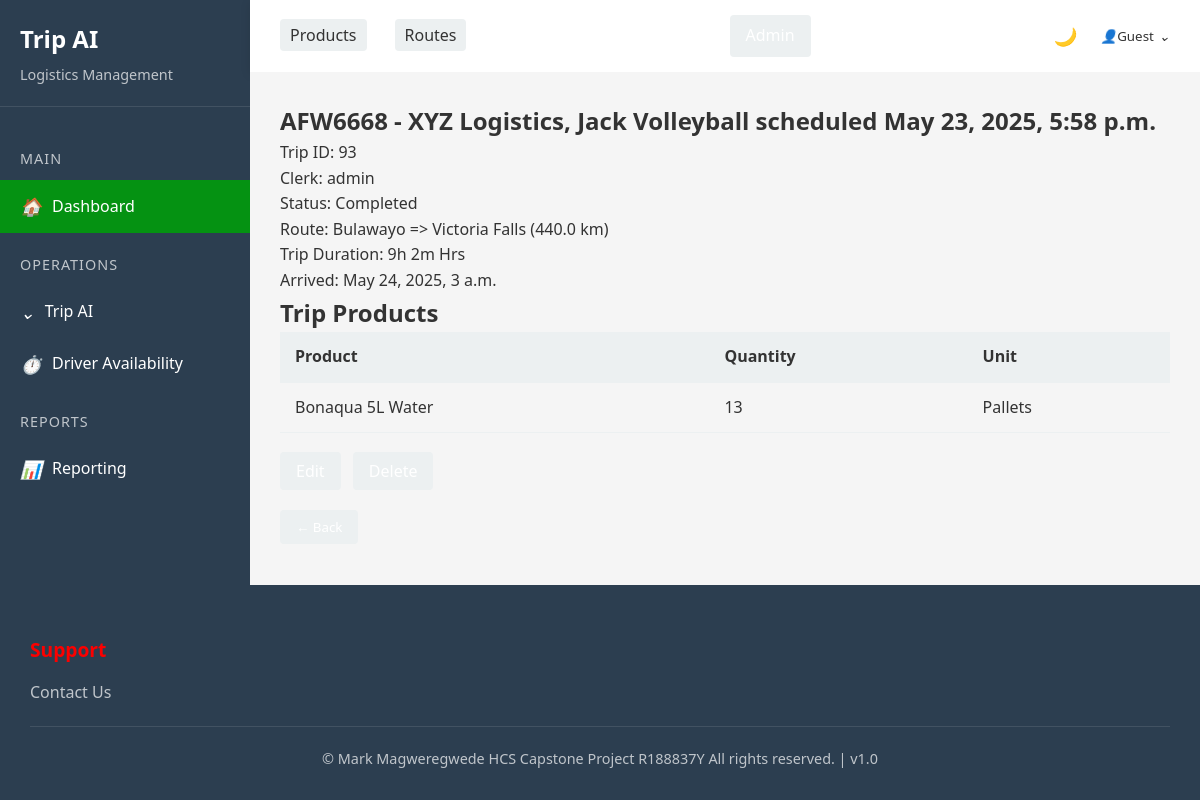
The page /app/trip/93/ on the database its author committed.
### triplog/models.py (models this page shows, shortened)
class Trip(models.Model):
    truck = models.ForeignKey(Truck, on_delete=models.CASCADE, related_name="trips")
    driver = models.ForeignKey(Driver, on_delete=models.CASCADE, related_name="trips")
    departure_time = models.DateTimeField()
    arrival_time = models.DateTimeField(null=True, blank=True)
    status = models.CharField(max_length=20, choices=[("Ongoing", "Ongoing"), ("Completed", "Completed")], default="Ongoing")
    clerk = models.ForeignKey("auth.User",on_delete=models.CASCADE)

class Truck(models.Model):
    plate_number = models.CharField(max_length=7, unique=True)
    capacity_kg = models.FloatField()
    truck_company = models.ForeignKey(TruckCompany, on_delete=models.CASCADE, related_name="trucks")
    status = models.CharField(max_length=50, choices=[("Active", "Active"),("In Use", "In Use"),("Maintenance", "Maintenance")])
    def __str__(self):
        return f"{self.plate_number} - {self.truck_company.name}"

class TruckCompany(models.Model):
    name = models.CharField(max_length=255)
    contact = models.CharField(max_length=20)
    email = models.CharField(max_length=30)
    address = models.CharField(max_length=255)

class Driver(models.Model):
    name = models.CharField(max_length=255)
    license_number = models.CharField(max_length=10, unique=True)
    assigned_truck = models.OneToOneField(
        Truck, on_delete=models.SET_NULL, null=True, blank=True,unique=True)
    contact = models.CharField(max_length=10)
    def __str__(self):
        return self.name

class TripRoute(models.Model):
    trip = models.ForeignKey(Trip, on_delete=models.CASCADE, related_name="trip_routes")
    route = models.ForeignKey(Route, on_delete=models.CASCADE)
    actual_time_min = models.IntegerField(editable=True, null=True, blank=True)  # Auto-calculated field

class Route(models.Model):
    origin = models.CharField(max_length=255)
    destination = models.CharField(max_length=255)
    distance_km = models.FloatField()
    estimated_time_min = models.IntegerField()

class TripProduct(models.Model):
    trip = models.ForeignKey(Trip, on_delete=models.CASCADE, related_name="trip_products")
    product = models.ForeignKey(Product, on_delete=models.CASCADE)
    quantity = models.IntegerField()
    unit = models.CharField(max_length=50, choices=[("Pallets", "Pallets"), ("Cases", "Cases")])

class Product(models.Model):
    name = models.CharField(max_length=255)
    category = models.CharField(max_length=20, choices=[("Water", "Water"), ("Cordial", "Cordial"),("Juice","Juice")])
    description = models.TextField()

### triplog/views.py (the view)
# urls.py: path("trip/<int:pk>/", TripDetailView.as_view(), name="trip_detail"),
class TripDetailView(DetailView):
    model = Trip
    template_name = "trip/trip_detail.html"
    context_object_name = "trip"
    def get_context_data(self, **kwargs):
        context = super().get_context_data(**kwargs)
        context['trip_routes'] = TripRoute.objects.filter(trip=self.object)
        context['tripproducts'] = TripProduct.objects.filter(trip=self.object)
        return context

### triplog/templatetags/time_filters.py (called while the page is built)
@register.filter
def minutes_to_hours(minutes):
    if minutes is None:
        return "Trip NOT COMPLETE"  # Handle cases where the value is None
    hours = minutes // 60
    mins = minutes % 60
    return f"{hours}h {mins}m" if hours else f"{mins}m"

### templates/trip/trip_detail.html (shortened to what this page needs)
{% extends "base.html" %}
{% load time_filters %}
{% block content %}
<div class="trip">
    <h2>{{ object.truck }}, {{ object.driver }} scheduled {{ object.departure_time }}</h2>
    <p>Trip ID: {{ object.id }}</p>
    <p>Clerk: {{ object.clerk }}</p>
    <p>Status: {{ object.status }}</p>
    {% if trip_routes %}
    {% for route in trip_routes %}
    <p>Route: {{ route.route.origin }} => {{ route.route.destination }} ({{ route.route.distance_km }} km)</p>
    {% if object.status == "Completed" %}
    <p>Trip Duration: {{ route.actual_time_min|minutes_to_hours|default:"-" }} Hrs </p>
    {% endif %}
    {% endfor %}
    {% endif %}
    {% if object.status == "Completed" %}
    <p>Arrived: {{ object.arrival_time }}</p>
    {% endif %}
</div>
<div>
    <h2>Trip Products</h2>
    {% if tripproducts %}
    <table>
        <tr>
            <th>Product</th>
            <th>Quantity</th>
            <th>Unit</th>
        </tr>
        {% for product in tripproducts %}
        <tr>
            <td>{{ product.product.name }}</td>
            <td>{{ product.quantity }}</td>
            <td>{{ product.unit }}</td>
        </tr>
        {% endfor %}
    </table>
    {% else %}
    <p>No products assigned to this trip yet.</p>
    {% endif %}
</div>
<div>
    <br>
    <a href="{% url 'trip_edit' trip.pk %}" class="btn btn-secondary">Edit</a>
    <a href="{% url 'trip_delete' trip.pk %}" class="btn btn-secondary delete-btn">Delete</a>
    <br>
    <br>
    <button id="back-btn" onclick="history.back()" class="back-btn btn btn-secondary">← Back</button>
</div>
{% endblock content %}

### static/css/style.css (style rules this page uses)
:root { --primary-color: rgb(5, 146, 18); --secondary-color: rgb(6, 208, 1); --accent-color: rgb(155, 236, 0); --highlight-color: rgb(252, 0, 0); --dark-color: #2c3e50; --light-color: #ecf0f1; --text-color: #333; --bg-color: #f5f5f5; --card-bg: white; --footer-bg: var(--dark-color); --footer-text: white; }
* { margin: 0; padding: 0; box-sizing: border-box; font-family: 'Segoe UI', Tahoma, Geneva, Verdana, sans-serif; }
body { background-color: var(--bg-color); color: var(--text-color); line-height: 1.6; display: flex; flex-direction: column; min-height: 100vh; transition: background-color 0.3s, color 0.3s; }
a { text-decoration: none; color: inherit; }
.btn { padding: 10px 20px; border-radius: 4px; border: none; cursor: pointer; font-weight: 500; transition: all 0.3s; }
.btn-secondary { background-color: var(--light-color); color: var(--text-color); }
table { width: 100%; border-collapse: collapse; }
th, td { padding: 12px 15px; text-align: left; border-bottom: 1px solid var(--light-color); }
th { background-color: var(--light-color); font-weight: 600; }

### templates/trip/trip_detail.html (style rules this page uses)
.btn { padding: 8px 16px; border-radius: 4px; text-decoration: none; color: white; margin-right: 8px; }

### rows shown on the page
Trip: truck "AFW6668 - XYZ Logistics", driver "Jack Volleyball", departure_time "May 23, 2025, 5:58 p.m.", id "93", clerk "admin", status "Completed", arrival_time "May 24, 2025, 3 a.m."
TripRoute: route.origin "Bulawayo", route.destination "Victoria Falls", route.distance_km "440.0", actual_time_min|minutes_to_hours "9h 2m"
TripProduct: product.name "Bonaqua 5L Water", quantity "13", unit "Pallets"
